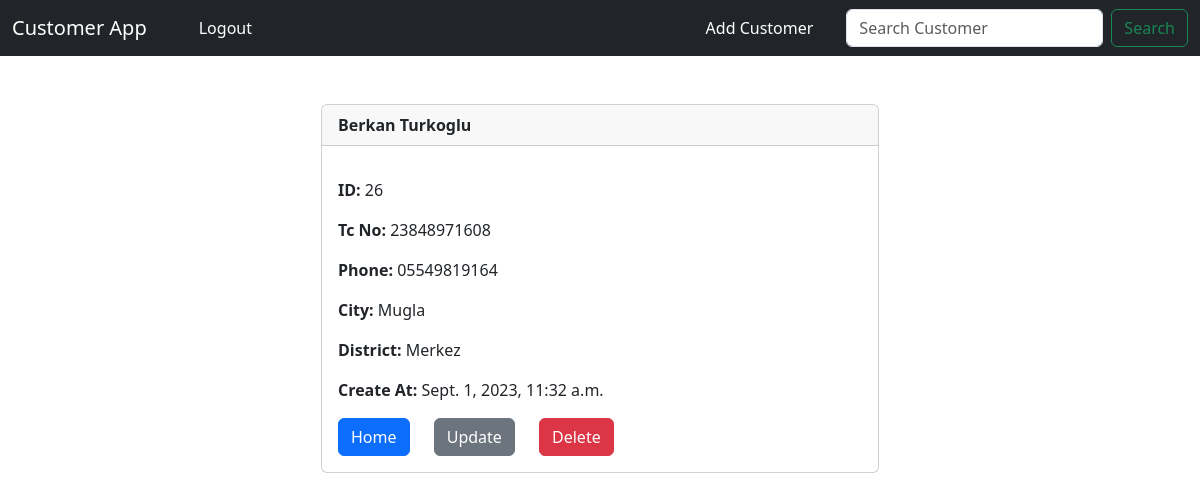
The page /customer/26 (signed in) on the database as committed earlier.
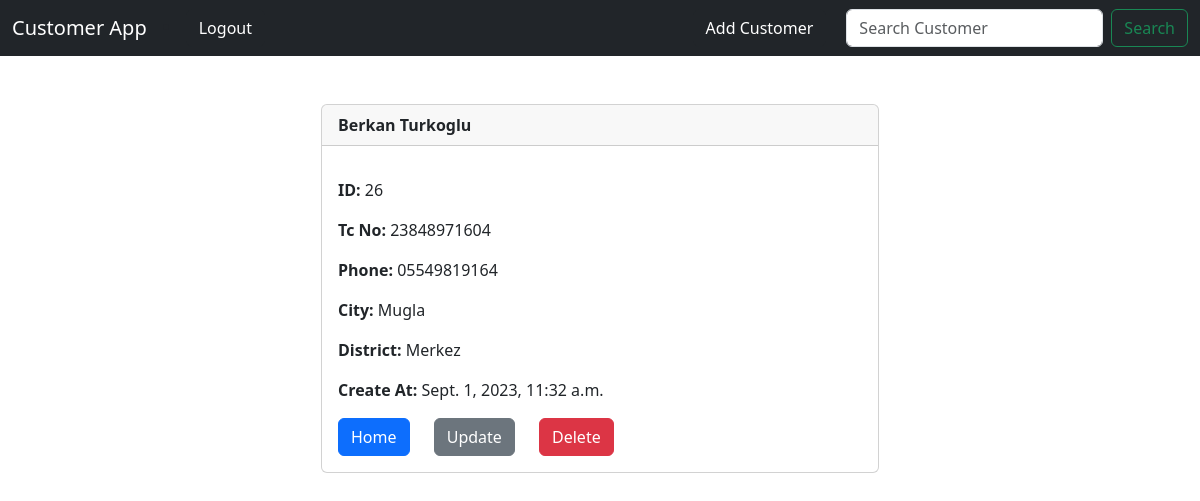
The same page on the database as committed later.
### crm/models.py (models this page shows, shortened)
class Customer(models.Model):
    created_at = models.DateTimeField(auto_now_add=True)
    tc_no = models.IntegerField(editable=True, validators=[
        RegexValidator(
            r'^[1-9]{1}[0-9]{9}[02468]{1}$',
            message="Invalid Tc No ",
            code="invalid_number"
            )
        ], unique=True)
    first_name = models.CharField(max_length=50, editable=True)
    last_name =  models.CharField(max_length=50, editable=True)
    phone = models.CharField(max_length=15, editable=True)
    city =  models.CharField(max_length=50, editable=True)
    district =  models.CharField(max_length=50, editable=True)

### crm/views.py (the view)
# urls.py: path("customer/<int:pk>", views.customer_record, name="customer"),
def customer_record(request, pk):
    if request.user.is_authenticated:
        customer_record = Customer.objects.get(id=pk)
        return render(request, 'customer.html', {'customer_record':customer_record})
    else :
        messages.success(request, "You must be logged in to view that page!!!")
        return redirect('home')

### crm/templates/customer.html (shortened to what this page needs)
{% extends 'base.html' %}
{% block content %}
<div class="col-md-6 offset-md-3">
<div class="card">
    <div class="card-header"><strong>
          {{ customer_record.first_name }}
          {{ customer_record.last_name }}</strong>
    </div>
    <div class="card-body">
        <p class="card-text">
        <p class="card-text">
            <strong>ID: </strong>{{ customer_record.id }}</p>
        </p>
        <p class="card-text">
            <strong>Tc No: </strong>{{ customer_record.tc_no }}
        </p>
        <p class="card-text">
        <strong>Phone: </strong>{{ customer_record.phone }}
        </p>
        <p class="card-text">
        <strong>City: </strong>{{ customer_record.city }}</p>
        <p class="card-text">
        <strong>District: </strong>{{ customer_record.district }}</p>
        <p class="card-text">
        <strong>Create At: </strong>{{ customer_record.created_at }}</p>
        <a href="{% url 'home' %}" class="btn btn-primary">Home</a>
        <a href="{% url 'update_customer' customer_record.id %}" class="btn btn-secondary" style="margin-inline: 20px;">Update</a>
        <a href="{% url 'delete_customer' customer_record.id %}" class="btn btn-danger">Delete</a>
    </div>
</div>
</div>
{% endblock content %}

Rows that differ between the two databases and show on the page:
changed Customer "Berkan": tc_no "23848971608" → "23848971604"
